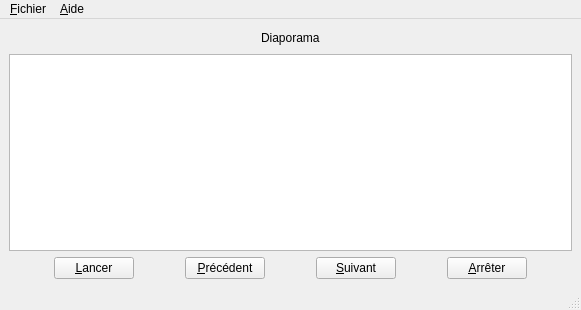
<?xml version="1.0" encoding="UTF-8"?>
<ui version="4.0">
 <class>LecteurVue</class>
 <widget class="QMainWindow" name="LecteurVue">
  <property name="geometry">
   <rect>
    <x>0</x>
    <y>0</y>
    <width>581</width>
    <height>310</height>
   </rect>
  </property>
  <property name="windowTitle">
   <string>LecteurVue</string>
  </property>
  <widget class="QWidget" name="centralwidget">
   <layout class="QVBoxLayout" name="verticalLayout_3">
    <item>
     <layout class="QGridLayout" name="gridLayout">
      <item row="0" column="0">
       <layout class="QHBoxLayout" name="horizontalLayout_8">
        <item>
         <spacer name="horizontalSpacer_6">
          <property name="orientation">
           <enum>Qt::Horizontal</enum>
          </property>
          <property name="sizeHint" stdset="0">
           <size>
            <width>40</width>
            <height>20</height>
           </size>
          </property>
         </spacer>
        </item>
        <item>
         <widget class="QLabel" name="intitule">
          <property name="text">
           <string>Diaporama</string>
          </property>
         </widget>
        </item>
        <item>
         <spacer name="horizontalSpacer_7">
          <property name="orientation">
           <enum>Qt::Horizontal</enum>
          </property>
          <property name="sizeHint" stdset="0">
           <size>
            <width>40</width>
            <height>20</height>
           </size>
          </property>
         </spacer>
        </item>
       </layout>
      </item>
      <item row="1" column="0">
       <widget class="QGraphicsView" name="imgVue">
        <property name="minimumSize">
         <size>
          <width>155</width>
          <height>155</height>
         </size>
        </property>
       </widget>
      </item>
      <item row="2" column="0">
       <layout class="QHBoxLayout" name="horizontalLayout_7">
        <item>
         <spacer name="horizontalSpacer">
          <property name="orientation">
           <enum>Qt::Horizontal</enum>
          </property>
          <property name="sizeHint" stdset="0">
           <size>
            <width>40</width>
            <height>20</height>
           </size>
          </property>
         </spacer>
        </item>
        <item>
         <widget class="QPushButton" name="btnLancer">
          <property name="text">
           <string>&amp;Lancer</string>
          </property>
         </widget>
        </item>
        <item>
         <spacer name="horizontalSpacer_2">
          <property name="orientation">
           <enum>Qt::Horizontal</enum>
          </property>
          <property name="sizeHint" stdset="0">
           <size>
            <width>40</width>
            <height>20</height>
           </size>
          </property>
         </spacer>
        </item>
        <item>
         <widget class="QPushButton" name="btnPrecedent">
          <property name="text">
           <string>&amp;Précédent</string>
          </property>
         </widget>
        </item>
        <item>
         <spacer name="horizontalSpacer_3">
          <property name="orientation">
           <enum>Qt::Horizontal</enum>
          </property>
          <property name="sizeHint" stdset="0">
           <size>
            <width>40</width>
            <height>20</height>
           </size>
          </property>
         </spacer>
        </item>
        <item>
         <widget class="QPushButton" name="btnSuivant">
          <property name="text">
           <string>&amp;Suivant</string>
          </property>
         </widget>
        </item>
        <item>
         <spacer name="horizontalSpacer_4">
          <property name="orientation">
           <enum>Qt::Horizontal</enum>
          </property>
          <property name="sizeHint" stdset="0">
           <size>
            <width>40</width>
            <height>20</height>
           </size>
          </property>
         </spacer>
        </item>
        <item>
         <widget class="QPushButton" name="btnArreter">
          <property name="text">
           <string>&amp;Arrêter</string>
          </property>
         </widget>
        </item>
        <item>
         <spacer name="horizontalSpacer_5">
          <property name="orientation">
           <enum>Qt::Horizontal</enum>
          </property>
          <property name="sizeHint" stdset="0">
           <size>
            <width>40</width>
            <height>20</height>
           </size>
          </property>
         </spacer>
        </item>
       </layout>
      </item>
     </layout>
    </item>
   </layout>
  </widget>
  <widget class="QMenuBar" name="menubar">
   <property name="geometry">
    <rect>
     <x>0</x>
     <y>0</y>
     <width>581</width>
     <height>22</height>
    </rect>
   </property>
   <widget class="QMenu" name="menu_Fichier">
    <property name="title">
     <string>&amp;Fichier</string>
    </property>
    <addaction name="action_Quitter"/>
   </widget>
   <widget class="QMenu" name="menu_Aide">
    <property name="title">
     <string>&amp;Aide</string>
    </property>
    <addaction name="actionA_propos_de"/>
   </widget>
   <addaction name="menu_Fichier"/>
   <addaction name="menu_Aide"/>
  </widget>
  <widget class="QStatusBar" name="statusbar"/>
  <action name="action_Quitter">
   <property name="text">
    <string>&amp;Quitter</string>
   </property>
  </action>
  <action name="actionA_propos_de">
   <property name="text">
    <string>A propos de...</string>
   </property>
  </action>
 </widget>
 <resources/>
 <connections/>
</ui>
